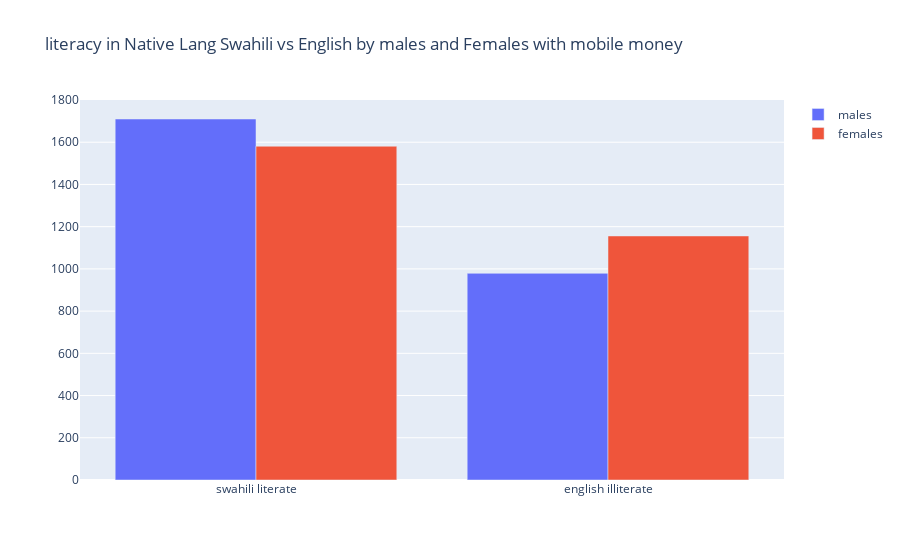

The code cell stored with this chart in its notebook:
### Code cell
import plotly.graph_objects as go
language=['swahili literate', 'english illiterate']

fig = go.Figure(data=[
    go.Bar(name='males', x=language, y=[1710, 979]),
    go.Bar(name='females', x=language, y=[1581, 1156]),
])
# Change the bar mode
fig.update_layout(title_text="literacy in Native Lang Swahili vs English by males and Females with mobile money",barmode='group')
fig.show()
fig.write_image('figure.png')

### Figure 1 — Plotly figure (JSON) as saved in the notebook; plotly's stock layout.template omitted (floating-point values rounded to 4 significant figures)
{"data": [{"name": "males", "type": "bar", "x": ["swahili literate", "english illiterate"], "y": [1710, 979]}, {"name": "females", "type": "bar", "x": ["swahili literate", "english illiterate"], "y": [1581, 1156]}], "layout": {"barmode": "group", "title": {"text": "literacy in Native Lang Swahili vs English by males and Females with mobile money"}}}
